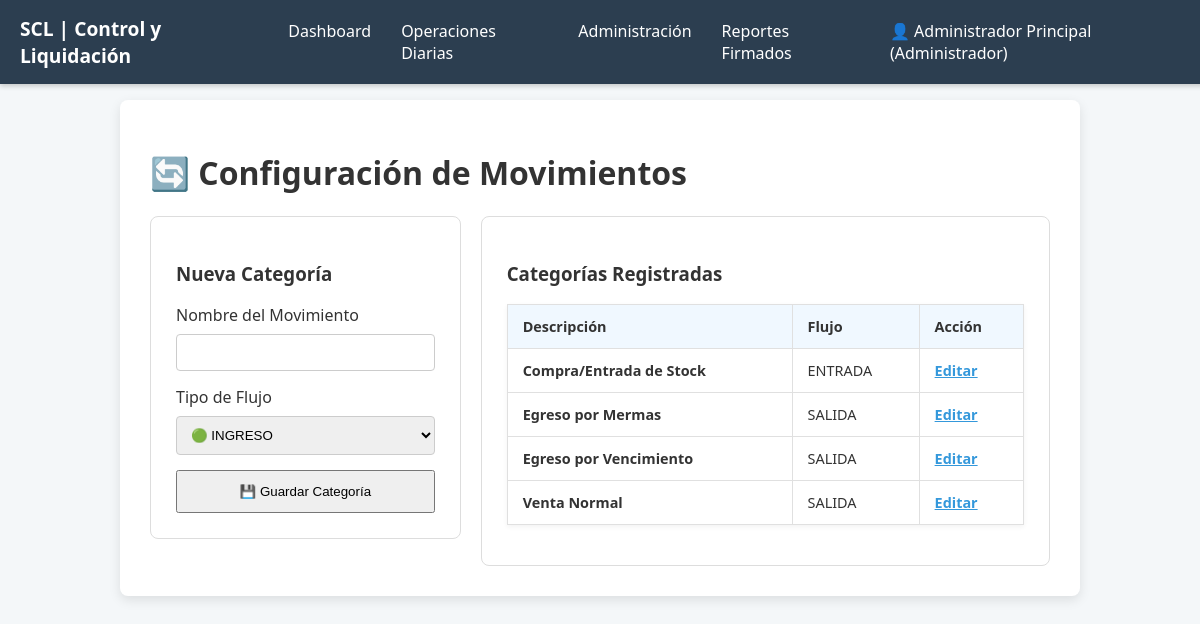
Screenshot of /gestion/gestion_movimientos.php (signed in) with the database file from the repository.
### tables this page shows
CREATE TABLE `tipo_movimiento` (
  `id_tipo_movimiento` int(11) NOT NULL,
  `nombre_movimiento` varchar(100) NOT NULL,
  `tipo_flujo` enum('Entrada','Salida') NOT NULL
);

### gestion/gestion_movimientos.php (the view, shortened to what this page needs)
<?php
include '../includes/db_connect.php';
$sql_list = "SELECT id_tipo_movimiento, nombre_movimiento, tipo_flujo FROM tipo_movimiento ORDER BY id_tipo_movimiento DESC";
$res = $conn->query($sql_list);
?>
<!DOCTYPE html>
<html lang="es">
<head>
    <link rel="stylesheet" href="../css/style.css">
</head>
<body>
    <?php include '../includes/menu.php'; ?>
    <div class="report-container">
        <h1>🔄 Configuración de Movimientos</h1>
        <div class="split-container">
            <div class="form-side" id="form-container">
                <h3 id="form-title">Nueva Categoría</h3>
                <form method="POST" id="movimiento-form">
                    <label>Nombre del Movimiento</label>
                    <input type="text" name="nombre_movimiento" id="nombre_movimiento" class="input-box" required>
                    <label>Tipo de Flujo</label>
                    <select name="tipo_flujo" id="tipo_flujo" class="input-box">
                        <option value="Ingreso">🟢 INGRESO</option>
                    </select>
                    <button type="submit" class="boton-primario" id="btn-submit" style="width:100%; padding:12px;">💾 Guardar Categoría</button>
                </form>
            </div>
            <div class="table-side">
                <h3>Categorías Registradas</h3>
                <table>
                    <thead>
                        <tr>
                            <th>Descripción</th>
                            <th>Flujo</th>
                            <th>Acción</th>
                        </tr>
                    </thead>
                    <tbody>
                        <?php while($row = $res->fetch_assoc()): ?>
                        <tr>
                            <td><strong><?php echo htmlspecialchars($row['nombre_movimiento']); ?></strong></td>
                            <td><?php echo strtoupper($row['tipo_flujo']); ?></td>
                            <td>
                                <span class="btn-edit" onclick="editarMovimiento(
                                    '<?php echo $row['id_tipo_movimiento']; ?>',
                                    '<?php echo addslashes($row['nombre_movimiento']); ?>',
                                    '<?php echo $row['tipo_flujo']; ?>'
                                )">Editar</span>
                            </td>
                        </tr>
                        <?php endwhile; ?>
                    </tbody>
                </table>
            </div>
        </div>
    </div>
</body>
</html>

### includes/menu.php (shortened to what this page needs)
<?php
$base_path = '';
if (basename(getcwd()) === 'gestion') {
    $base_path = '../';
}
$logged_in = isset($_SESSION['user_id']);
$user_display = $logged_in ?
    ($_SESSION['user_full_name'] . ' (' . $_SESSION['user_role'] . ')') :
    'Invitado';
$pagina_activa = $pagina_activa ?? '';
?>
<nav class="main-menu">
    <div class="logo">SCL | Control y Liquidación</div>
    <ul>
        <li><a href="<?php echo $base_path; ?>index.php" class="<?php echo ($pagina_activa === 'inicio' ? 'active' : ''); ?>">Dashboard</a></li>
        <li class="dropdown">
            <a href="#">Operaciones Diarias</a>
        </li>
        <li class="dropdown">
            <a href="#">Administración</a>
        </li>
        <li class="dropdown">
            <a href="#">Reportes Firmados</a>
        </li>
        <li class="dropdown" style="margin-left: auto;">
            <a href="#">👤 <?php echo $user_display; ?></a>
        </li>
    </ul>
</nav>

### css/style.css (style rules this page uses)
body { font-family: 'Segoe UI', Tahoma, Geneva, Verdana, sans-serif; background-color: #f4f7f9; margin: 0; padding: 20px; color: #333; }
.report-container { max-width: 900px; margin: 20px auto; background-color: #ffffff; box-shadow: 0 4px 12px rgba(0, 0, 0, 0.1); padding: 30px; border-radius: 8px; }
table { width: 100%; border-collapse: collapse; margin: 15px 0; box-shadow: 0 2px 5px rgba(0, 0, 0, 0.05); }
th, td { border: 1px solid #e0e0e0; padding: 12px 15px; text-align: left; font-size: 0.9em; }
th { background-color: #f0f8ff; color: #333; font-weight: bold; }
.main-menu { background-color: #2c3e50; color: white; padding: 10px 20px; display: flex; justify-content: space-between; align-items: center; position: fixed; top: 0; left: 0; width: 100%; z-index: 1000; box-shadow: 0 2px 5px rgba(0, 0, 0, 0.2); }
.main-menu .logo { font-weight: bold; font-size: 1.2em; }
.main-menu ul { list-style: none; margin: 0; padding: 0; display: flex; }
.main-menu ul li { position: relative; padding: 0 15px; }
.main-menu ul li a { color: white; text-decoration: none; padding: 10px 0; display: block; transition: color 0.3s; }
.report-container { margin-top: 80px; }

### gestion/gestion_movimientos.php (style rules this page uses)
.split-container { display: flex; gap: 20px; margin-top: 20px; }
.form-side, .table-side { background: #fff; padding: 25px; border-radius: 8px; border: 1px solid #ddd; }
.form-side { flex: 1; height: fit-content; position: sticky; top: 20px; }
.table-side { flex: 2; }
.input-box { width: 100%; padding: 10px; margin: 8px 0 15px 0; border: 1px solid #ccc; border-radius: 4px; box-sizing: border-box; }
.btn-edit { color: #3498db; cursor: pointer; text-decoration: underline; font-weight: bold; }

### rows the page displays
tipo_movimiento: nombre_movimiento "Compra/Entrada de Stock", tipo_flujo "ENTRADA"
tipo_movimiento: nombre_movimiento "Egreso por Mermas", tipo_flujo "SALIDA"
tipo_movimiento: nombre_movimiento "Egreso por Vencimiento", tipo_flujo "SALIDA"
tipo_movimiento: nombre_movimiento "Venta Normal", tipo_flujo "SALIDA"

### other values shown
$user_display "Administrador Principal (Administrador)"
